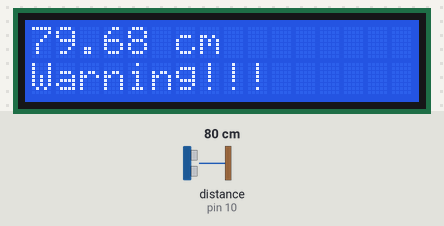
Recording of a sketch running on a simulated Arduino Uno, built with avr-gcc and run on an emulated ATmega328P. Parts: 16×2 character LCD. Wiring (inferred from the names in the program): ultrasonic range finder: trigger pin 9; echo pin 10. The inputs (shaded band) are chosen by the test bench; at power-on: distance to the obstacle (sensor on pin 10) 80 cm. The echo pulse lasts 58.3 µs per cm.

Above: at 1.2 s.
1.3 s: distance to the obstacle (sensor on pin 10) set to 56 cm
At 2.8 s:
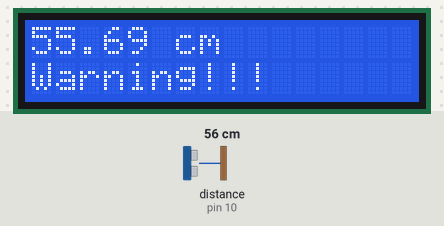
5.4 s: distance to the obstacle (sensor on pin 10) set to 48 cm
At 6.9 s:
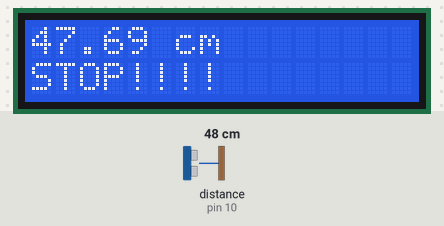
9.5 s: distance to the obstacle (sensor on pin 10) set to 250 cm
At 10.9 s:
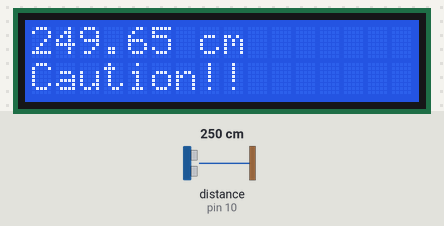
13.6 s: distance to the obstacle (sensor on pin 10) set to 263 cm
At 14.7 s:
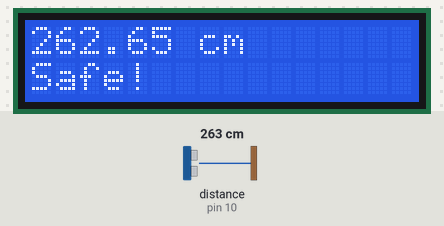
Timing chart, 0 to 16.6 s (numbered marks = the images above; inputs shaded):
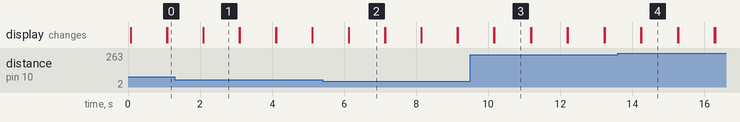

Measured:
- the behaviour switches between 51 and 50 cm on distance to the obstacle (sensor on pin 10) (found by bisection; images 1 and 2)
- the behaviour switches between 260 and 261 cm on distance to the obstacle (sensor on pin 10) (found by bisection; images 3 and 4)
- after the input at 1.3 s, the display: first differs from a run without the input after 0.79 s (image 1)
- after the input at 5.4 s, the display: first differs from a run without the input after 0.73 s (image 2)
- after the input at 9.5 s, the display: first differs from a run without the input after 0.67 s (image 3)
- after the input at 13.6 s, the display: first differs from a run without the input after 0.65 s (image 4)
- what the display in image 1 shows lasts 1.0 s, from 2.1 s to 3.1 s

The sketch:

Parking_Sensor_V1.ino
```cpp
// Version 2: Parking sensor with LCD distance zones
// Displays ultrasonic distance readings and Safe/Caution/Warning/Stop zones on the LCD

#include <LiquidCrystal.h>

LiquidCrystal lcd(12, 11, 5, 4, 3, 2);

int trigPin = 9;
int echoPin = 10;
float distance = 0.00;


void setup() {
  Serial.begin(9600);
  lcd.begin(16, 2);
  pinMode(trigPin, OUTPUT);
  pinMode(echoPin, INPUT);

}

void loop() {

  lcd.clear();
  digitalWrite(trigPin, LOW);
  delayMicroseconds(2);

  digitalWrite(trigPin, HIGH);
  delayMicroseconds(10);
  digitalWrite(trigPin, LOW);


  unsigned long duration = pulseIn (echoPin, HIGH, 30000);

  if (duration == 0) {
  //Serial.println("No object found");
  lcd.setCursor(0, 1);
  lcd.print("No object found");
  delay(1000);
  return;

}

  distance = duration * 0.0343 / 2;

  if (distance >= 260) {
    lcd.setCursor(0, 1);
    lcd.print("Safe!");
  }
  else if (distance >= 143 ) {
    lcd.setCursor(0, 1);
    lcd.print("Caution!!");
  }
  else if (distance >= 50 ) {
    lcd.setCursor(0, 1);
    lcd.print("Warning!!!");
  }
  else {
    lcd.setCursor(0, 1);
    lcd.print("STOP!!!!");
  }

  lcd.setCursor(0, 0);
  lcd.print(distance);
  lcd.print(" cm");

  //Serial.print(distance);
  //Serial.println(" cm");

  delay(1000);


}
```
